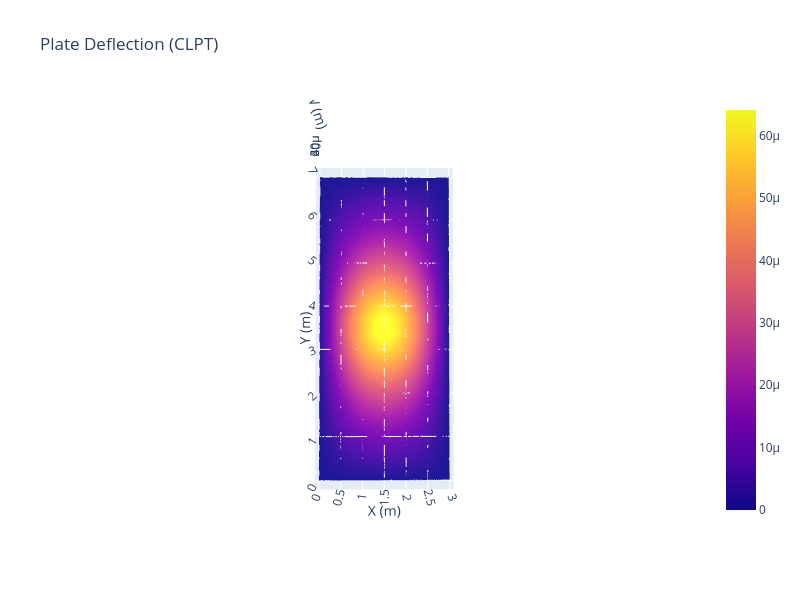

The notebook cell this image was saved under:
### Markdown cell above
#### Plotting in 3D using plotly

### Code cell
import plotly.graph_objects as go

fig = go.Figure(data=[go.Surface(x=X, y=Y, z=W)])

fig.update_layout(
    title='Plate Deflection (CLPT)',
    scene=dict(
        xaxis_title='X (m)',
        yaxis_title='Y (m)',
        zaxis_title='W (m)',
        aspectmode='data',
        camera=dict(
            eye=dict(x=0, y=0, z=100*a/2),
            center=dict(x=a/2, y=b/2, z=0),
            up=dict(x=0, y=1, z=0)
        )
    ),
    width=800,
    height=600
)

fig.show()

### Figure 1 — Plotly figure (JSON) as saved in the notebook; plotly's stock layout.template omitted (floating-point values rounded to 4 significant figures; data arrays with more than 128 entries replaced by an {"elided": "..."} marker saying what was removed)
{"data": [{"type": "surface", "x": {"elided": "40x20 float values"}, "y": {"elided": "40x20 float values"}, "z": {"elided": "40x20 float values"}}], "layout": {"height": 600, "scene": {"aspectmode": "data", "camera": {"center": {"x": 1.5, "y": 3.5, "z": 0}, "eye": {"x": 0, "y": 0, "z": 150}, "up": {"x": 0, "y": 1, "z": 0}}, "xaxis": {"title": {"text": "X (m)"}}, "yaxis": {"title": {"text": "Y (m)"}}, "zaxis": {"title": {"text": "W (m)"}}}, "title": {"text": "Plate Deflection (CLPT)"}, "width": 800}}
